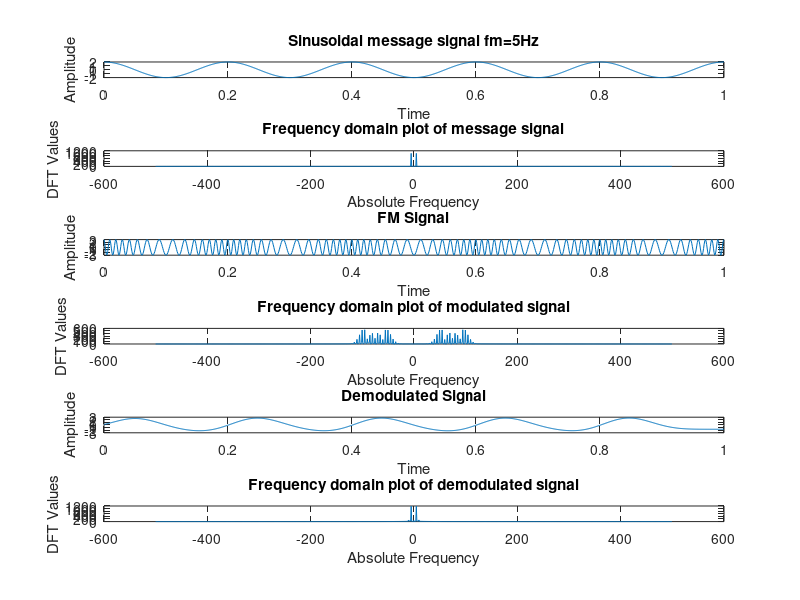

Write MATLAB code to recreate this figure.
clear all; close all; clc;
% Here, we will see the complete process of retrieval of the original message signal
% Through Frequency Modulation. 
%--------------------------------------------------------------------------
% Message signal
fs=1000; % Sampling frequency
t=0:1/fs:1; % Time
Am=2; fm=5; % Message Signal Amplitude, Frequency
message_signal= Am*cos(2*pi*fm*t); % Sinusoidal message signal
subplot(611); % Time domain Plot of Message Signal
plot(t,message_signal);
xlabel('Time');
ylabel('Amplitude');
title(['Sinusoidal message signal fm=', num2str(fm),'Hz']);
%--------------------------------------------------------------------------
% Frequency domain Plot of Message Signal
N=length(message_signal); % Number of DFT points
% Calculating the fft of message signal, then shifting the zero frequency component
% to center of the spectrum.
f_modulated_signal= fftshift(fft(message_signal,N));
f=fs*[-N/2:N/2-1]/N; % Frequency bins
subplot(612); % Plot
plot(f,abs(f_modulated_signal)); %Plotting the Magnitude values
xlabel('Absolute Frequency');
ylabel('DFT Values');
title('Frequency domain plot of message signal');
%--------------------------------------------------------------------------
% Carrier signal
Ac=3; fc=75; % Carrier Signal Amplitude, Frequency
%--------------------------------------------------------------------------
% Modulated signal
% Representation of FM signal
delta_f = 75;
kf = delta_f/fm; %frequency sensitivity of the modulator / modulation index
% Integration of m(tow) which is equal to sum_message
message_b = tril(ones(length(message_signal)));
message_c = message_signal.*message_b;
sum_message = sum(message_c,2);
dt = 1/fs;
% Expression for modulated signal
modulated_signal = Ac*cos(2*pi*fc*t+(2*pi*kf*sum_message').*dt);
subplot(613); %  Time domain Plot of Modulated Signal 
plot(t,modulated_signal);
xlabel('Time');
ylabel('Amplitude');
title('FM Signal');
%--------------------------------------------------------------------------
% Frequency domain Plot of Modulated Signal
N=length(modulated_signal); % Number of DFT points
% Calculating the fft of modulated signal, then shifting the zero frequency component
% to center of the spectrum.
f_modulated_signal= fftshift(fft(modulated_signal,N));
f=fs*[-N/2:N/2-1]/N; % Frequency bins
subplot(614); % Plot
plot(f,abs(f_modulated_signal)); %Plotting the Magnitude values
xlabel('Absolute Frequency');
ylabel('DFT Values');
title('Frequency domain plot of modulated signal');
%--------------------------------------------------------------------------
% Differentiating the modulated signal
differentiated_FM_signal = diff(modulated_signal); 
%Adding 0 to equalize the length of the vector
differentiated_FM_signal = [0,differentiated_FM_signal];
% Envelope detection
% Multipy the differentiated signal with 2 times the carrier signal
product_demodulator = 2*differentiated_FM_signal.*(Ac*(cos(2*pi*fc*t)));
% Low pass filtering
% Remove the 2*wc frequency components
% Butterworth filter design
% Mapping cutoff frequency range 0-fs/2 to 0-1[Normalisation]
% Setting cutoff frequency: 2*(fm/(fs/2))
% Setting filter order: 10
[num,den] = butter(10,4*fm/fs);
demodulated_signal = filtfilt(num,den,product_demodulator);
subplot(615); %  Time domain Plot of demodulated signal 
plot(t,demodulated_signal);
xlabel('Time');
ylabel('Amplitude');
title('Demodulated Signal');
%--------------------------------------------------------------------------
% Frequency domain Plot of demodulated signal
N=length(product_demodulator); %Number of DFT points
% Calculating the fft of demodulated signal, then shifting the zero frequency component
% to center of the spectrum.
f_demodulated_signal=fftshift(fft(demodulated_signal,N));
f=fs*[-N/2:N/2-1]/N; % Frequency bins
subplot(616); % Plot
plot(f,abs(f_demodulated_signal));
xlabel('Absolute Frequency');
ylabel('DFT Values');
title('Frequency domain plot of demodulated signal');
%--------------------------------------------------------------------------
